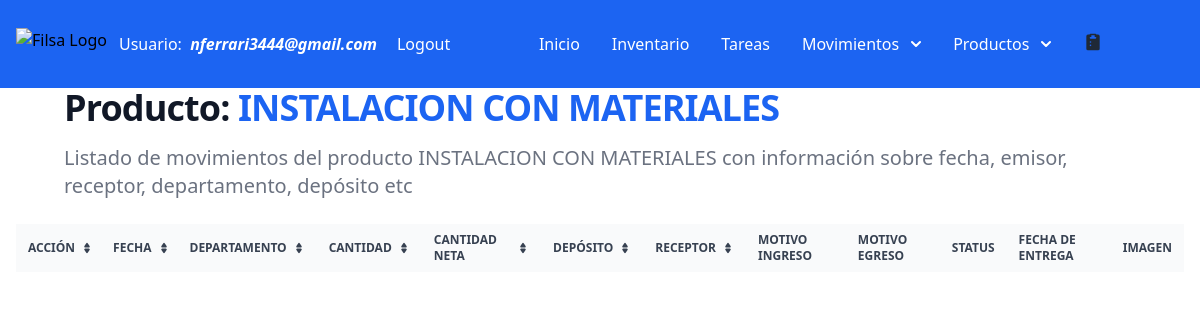
The app's page /historical-movements/1 (signed in), older data.
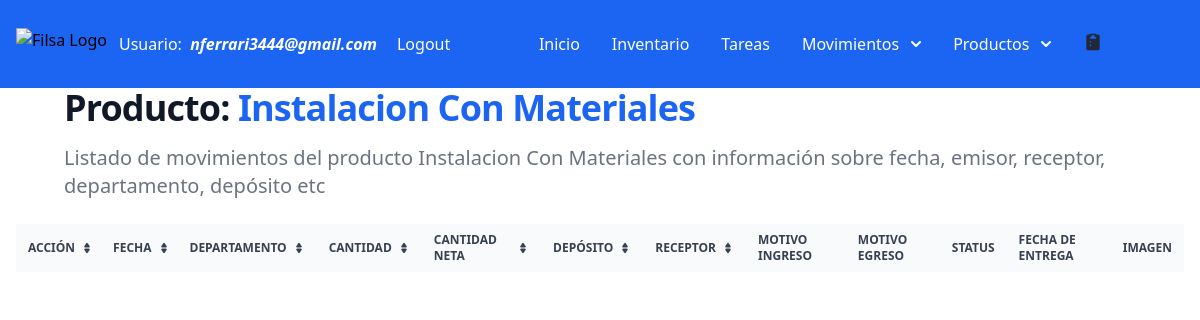
The same page, newer data.
### filsa/models.py (models this page shows, shortened)
class Product(models.Model):
    class Meta:
      verbose_name = 'Stock Productos vs Seguridad'
      verbose_name_plural = 'Stock Productos vs Seguridad'
    CURRENCIES= [('USD', 'Dolar'),
                  ('$', 'Pesos')]
    product_id = models.AutoField(primary_key=True)
    name = models.CharField(max_length=100)
    barcode = models.CharField(max_length= 100, verbose_name=u"Codigo de Barras")
    internalCode = models.BigIntegerField(verbose_name=u"Codigo Interno")
    quantity = models.FloatField()
    category = models.CharField(max_length=100, default='Insumos') #  choices=CATEGORIES,
    supplier = models.CharField(max_length=100, default='')
    stockSecurity = models.IntegerField(default=0)
    price = models.FloatField(default=0)
    currency = models.CharField(max_length=10, choices=CURRENCIES, default='Dolar')
    hasOffer = models.ForeignKey(Cotization, on_delete=models.SET_DEFAULT, blank=True, null=True, default=None)
    quantityOffer = models.FloatField(null=True, blank= True)
    priceOffer = models.FloatField(null=True, blank= True)

### filsa/views.py (the view)
# urls.py: path('historical-movements/<int:product_id>', StockHistoryView.as_view(), name= "stockhistory" ) ,
class StockHistoryView(LoginRequiredMixin, generic.ListView):
    model = StockMovements
    template_name = 'stockhistory.html'
    def get_context_data(self, **kwargs):
        print('kwargs', self.kwargs)
        product_id = self.kwargs['product_id']
        product_name = Product.objects.filter(product_id=product_id)
        context = super(StockHistoryView, self).get_context_data(**kwargs)
        context['movements'] = StockMovements.objects.filter(warehouseProduct__product__name=
        product_name[0].name).select_related('task')
        context['product'] = product_name[0].name
        return context

### filsa/templates/stockhistory.html (shortened to what this page needs)
{% extends '_base.html' %}
{% load static %}
{% block content %}
<h1 class="mb-4 text-2xl sm:px-16 xl:px-48 font-extrabold leading-none tracking-tight text-gray-900 md:text-3xl lg:text-4xl dark:text-white">Producto: <span class="text-blue-600 dark:text-blue-500">{{product}}</span></h1>
<p class="mb-6 text-lg font-normal text-gray-500 lg:text-xl sm:px-16 xl:px-48 dark:text-gray-400">Listado de movimientos del producto {{product}} con información sobre fecha, emisor, receptor, departamento, depósito etc</p>
<div class="w-full px-4 relative overflow-x-auto">
    <table class="text-sm text-left rtl:text-right text-gray-500 dark:text-gray-400">
        <thead class="text-xs text-gray-700 uppercase bg-gray-50 dark:bg-gray-700 dark:text-gray-400">
            <tr>
                <th scope="col" class="px-3 py-2">
                    <div class="flex items-center">
                        Acción
                        <a href="#"></a>
                    </div>
                </th>
                <th scope="col" class="px-2 py-2">
                    <div class="flex items-center">
                        Fecha
                        <a href="#"></a>
                    </div>
                </th>
                <th scope="col" class="px-3 py-2">
                    <div class="flex items-center">
                        Departamento
                        <a href="#"></a>
                    </div>
                </th>
                <th scope="col" class="px-3 py-2">
                    <div class="flex items-center">
                        Cantidad
                        <a href="#"></a>
                    </div>
                </th>
                <th scope="col" class="px-3 py-2">
                    <div class="flex items-center">
                        Cantidad Neta
                        <a href="#"></a>
                    </div>
                </th>
                <th scope="col" class="px-3 py-2">
                    <div class="flex items-center">
                        Depósito
                        <a href="#"></a>
                    </div>
                </th>
                <th scope="col" class="px-3 py-2">
                    <div class="flex items-center">
                        Receptor
                        <a href="#"></a>
                    </div>
                </th>
                <th scope="col" class="px-3 py-2">
                    <div class="flex items-center">
                    <span>Motivo Ingreso</span>
                </div>
                </th>
                <th scope="col" class="px-3 py-2">
                    <div class="flex items-center">
                    <span>Motivo Egreso</span>
                </div>
                </th>
                <th scope="col" class="px-3 py-2">
                    <div class="flex items-center">
                    <span>Status</span>
                </div>
                </th>
                <th scope="col" class="px-3 py-2">
                    <div class="flex items-center">
                    <span>Fecha de Entrega</span>
                </div>
                </th>
                <th scope="col" class="px-3 py-2">
                    <div class="flex items-center">
                    <span>Imagen</span>
                </div>
                </th>
            </tr>
        </thead>
    </table>
</div>
  {% endblock content %}

Row changes from the older to the newer data that the page shows:
changed Product: name "INSTALACION CON MATERIALES" → "Instalacion Con Materiales"
